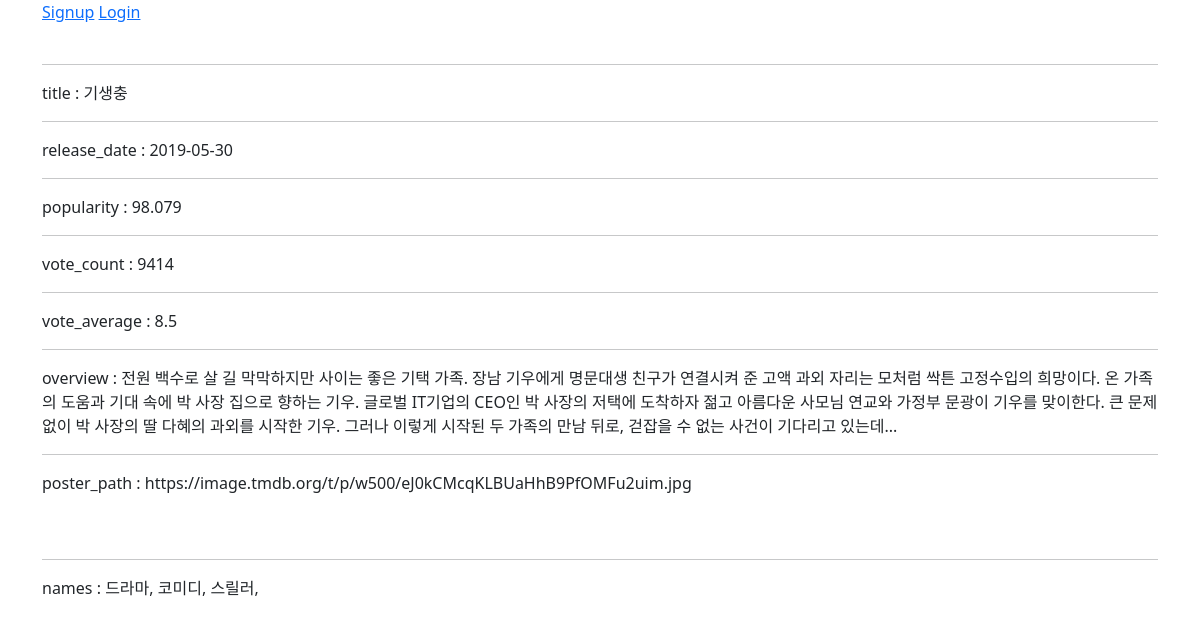
Page /movies/12/ on the committed database.
### movies/models.py (models this page shows)
class Movie(models.Model):
    title = models.CharField(max_length=100)
    release_date = models.DateField()
    popularity = models.FloatField()
    vote_count = models.IntegerField()
    vote_average = models.FloatField()
    overview = models.TextField()
    poster_path = models.CharField(max_length=200)
    genres = models.ManyToManyField(Genre)
    user = models.ForeignKey(settings.AUTH_USER_MODEL, on_delete=models.CASCADE, default=1)
    like_users = models.ManyToManyField(settings.AUTH_USER_MODEL, related_name='like_movies')

class Genre(models.Model):
    name = models.CharField(max_length=50)

### movies/views.py (the view)
# urls.py: path('<int:movie_pk>/', views.detail, name='detail'),
@require_safe
def detail(request, movie_pk):
    movie = Movie.objects.get(pk = movie_pk)
    serializer = MovieSerializer(movie)
    data = serializer.data
    context = {
    }
    check = data['genres']
    data['names'] = []
    for i in check:
        genre = Genre.objects.get(id = i)
        serializer_g = GenreSerializer(genre)
        serializer_g.data['name']
        data['names'].append(serializer_g.data['name'])
    del(data['genres'])
    context['data'] = data
    return render(request, 'movies/detail.html', context)

### movies/templates/movies/detail.html (shortened to what this page needs)
{% extends 'base.html' %}
{% block content %}
    <br>
    <hr>
    title : {{data.title}}
    <hr>
    release_date : {{data.release_date}}
    <hr>
    popularity : {{data.popularity}}
    <hr>
    vote_count : {{data.vote_count}}
    <hr>
    vote_average : {{data.vote_average}}
    <hr>
    overview : {{data.overview}}
    <hr>
    poster_path : {{data.poster_path}}
    <br><br>
    <hr>
    names :
    {% for name in data.names %}
        {{ name }},
    {% endfor %}
{% endblock %}

### rows in the picture
Movie: title "기생충", popularity "98.079", vote_average "8.5", overview "전원 백수로 살 길 막막하지만 사이는 좋은 기택 가족. 장남 기우에게 명문대생 친구가 연결시켜 준 고액 과외 자리는 모처럼 싹튼 고정수입의 희망이다. 온 가족의 도움과 기대 속에 박 사장 집으로 향하는 기우. 글로벌 IT기업의 CEO인 박 사장의 저택에 도착하자 젊고 아름다운 사모님 연교와 가정부 문광이 기우를 맞이한다. 큰 문제 없이 박 사장의 딸 다혜의 과외를 시작한 기우. 그러나 이렇게 시작된 두 가족의 만남 뒤로, 걷잡을 수 없는 사건이 기다리고 있는데...", poster_path "https://image.tmdb.org/t/p/w500/eJ0kCMcqKLBUaHhB9PfOMFu2uim.jpg"
Genre: names "드라마"
Genre: names "코미디"
Genre: names "스릴러"

### other values in the picture
{{ data.release_date }} "2019-05-30"
{{ data.vote_count }} "9414"
